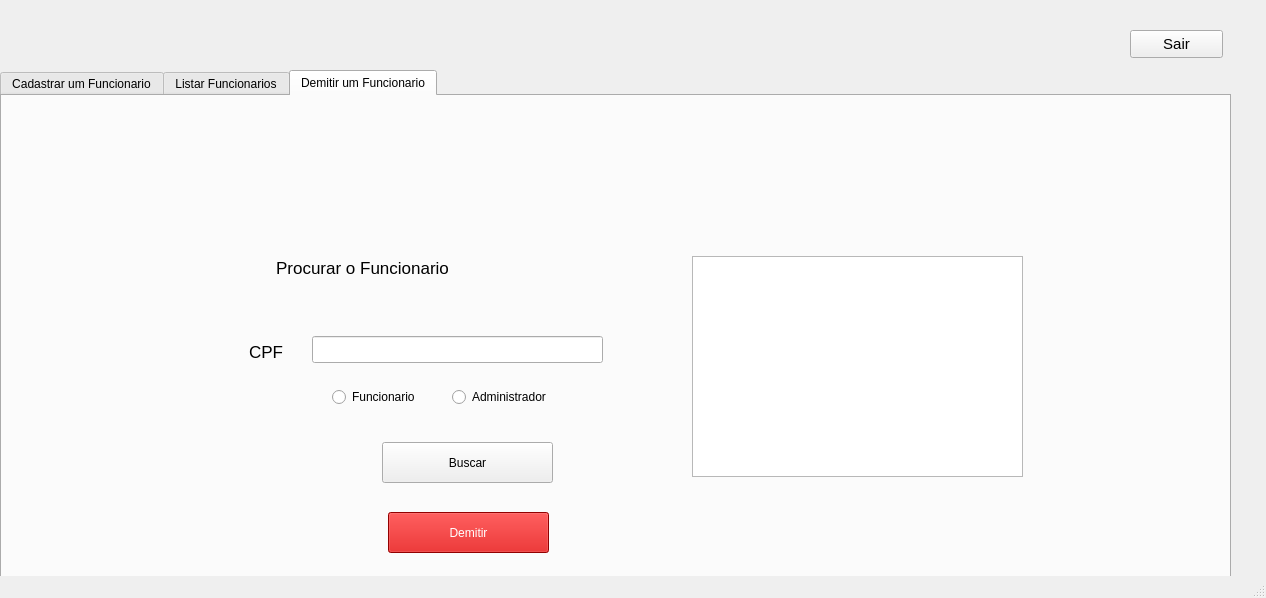
<?xml version="1.0" encoding="UTF-8"?>
<ui version="4.0">
 <class>TelaAdmin</class>
 <widget class="QMainWindow" name="TelaAdmin">
  <property name="geometry">
   <rect>
    <x>0</x>
    <y>0</y>
    <width>1266</width>
    <height>598</height>
   </rect>
  </property>
  <property name="windowTitle">
   <string>MainWindow</string>
  </property>
  <widget class="QWidget" name="centralwidget">
   <widget class="QTabWidget" name="tabWidget">
    <property name="geometry">
     <rect>
      <x>0</x>
      <y>70</y>
      <width>1231</width>
      <height>821</height>
     </rect>
    </property>
    <property name="cursor">
     <cursorShape>ArrowCursor</cursorShape>
    </property>
    <property name="focusPolicy">
     <enum>Qt::TabFocus</enum>
    </property>
    <property name="layoutDirection">
     <enum>Qt::LeftToRight</enum>
    </property>
    <property name="tabPosition">
     <enum>QTabWidget::North</enum>
    </property>
    <property name="currentIndex">
     <number>2</number>
    </property>
    <widget class="QWidget" name="tab">
     <attribute name="title">
      <string>Cadastrar um Funcionario</string>
     </attribute>
     <widget class="QWidget" name="verticalLayoutWidget">
      <property name="geometry">
       <rect>
        <x>140</x>
        <y>110</y>
        <width>225</width>
        <height>441</height>
       </rect>
      </property>
      <layout class="QVBoxLayout" name="verticalLayout">
       <item>
        <widget class="QLabel" name="label_2">
         <property name="font">
          <font>
           <pointsize>15</pointsize>
          </font>
         </property>
         <property name="text">
          <string>Nome</string>
         </property>
         <property name="alignment">
          <set>Qt::AlignRight|Qt::AlignTrailing|Qt::AlignVCenter</set>
         </property>
        </widget>
       </item>
       <item>
        <widget class="QLabel" name="label">
         <property name="font">
          <font>
           <pointsize>15</pointsize>
          </font>
         </property>
         <property name="text">
          <string>CPF</string>
         </property>
         <property name="alignment">
          <set>Qt::AlignRight|Qt::AlignTrailing|Qt::AlignVCenter</set>
         </property>
        </widget>
       </item>
       <item>
        <widget class="QLabel" name="label_4">
         <property name="font">
          <font>
           <pointsize>15</pointsize>
          </font>
         </property>
         <property name="text">
          <string>Sexo</string>
         </property>
         <property name="alignment">
          <set>Qt::AlignRight|Qt::AlignTrailing|Qt::AlignVCenter</set>
         </property>
        </widget>
       </item>
       <item>
        <widget class="QLabel" name="label_3">
         <property name="font">
          <font>
           <pointsize>15</pointsize>
          </font>
         </property>
         <property name="text">
          <string>Endereco</string>
         </property>
         <property name="alignment">
          <set>Qt::AlignRight|Qt::AlignTrailing|Qt::AlignVCenter</set>
         </property>
        </widget>
       </item>
       <item>
        <widget class="QLabel" name="label_5">
         <property name="font">
          <font>
           <pointsize>15</pointsize>
          </font>
         </property>
         <property name="text">
          <string>Email</string>
         </property>
         <property name="alignment">
          <set>Qt::AlignRight|Qt::AlignTrailing|Qt::AlignVCenter</set>
         </property>
        </widget>
       </item>
       <item>
        <widget class="QLabel" name="label_6">
         <property name="font">
          <font>
           <pointsize>15</pointsize>
          </font>
         </property>
         <property name="text">
          <string>Data de Nascimento</string>
         </property>
         <property name="alignment">
          <set>Qt::AlignRight|Qt::AlignTrailing|Qt::AlignVCenter</set>
         </property>
        </widget>
       </item>
       <item>
        <widget class="QLabel" name="label_7">
         <property name="font">
          <font>
           <pointsize>15</pointsize>
          </font>
         </property>
         <property name="text">
          <string>Usuário</string>
         </property>
         <property name="alignment">
          <set>Qt::AlignRight|Qt::AlignTrailing|Qt::AlignVCenter</set>
         </property>
        </widget>
       </item>
       <item>
        <widget class="QLabel" name="label_8">
         <property name="font">
          <font>
           <pointsize>15</pointsize>
          </font>
         </property>
         <property name="text">
          <string>Senha</string>
         </property>
         <property name="alignment">
          <set>Qt::AlignRight|Qt::AlignTrailing|Qt::AlignVCenter</set>
         </property>
        </widget>
       </item>
       <item>
        <widget class="QLabel" name="label_9">
         <property name="font">
          <font>
           <pointsize>15</pointsize>
          </font>
         </property>
         <property name="text">
          <string>Tipo de Funcionario</string>
         </property>
         <property name="alignment">
          <set>Qt::AlignRight|Qt::AlignTrailing|Qt::AlignVCenter</set>
         </property>
        </widget>
       </item>
      </layout>
     </widget>
     <widget class="QDateEdit" name="dateEdit">
      <property name="geometry">
       <rect>
        <x>350</x>
        <y>370</y>
        <width>110</width>
        <height>27</height>
       </rect>
      </property>
      <property name="displayFormat">
       <string>dd/MM/yyyy</string>
      </property>
     </widget>
     <widget class="QWidget" name="verticalLayoutWidget_2">
      <property name="geometry">
       <rect>
        <x>350</x>
        <y>110</y>
        <width>591</width>
        <height>91</height>
       </rect>
      </property>
      <layout class="QVBoxLayout" name="verticalLayout_2">
       <item>
        <widget class="QLineEdit" name="lineEdit"/>
       </item>
       <item>
        <widget class="QLineEdit" name="lineEdit_2"/>
       </item>
      </layout>
     </widget>
     <widget class="QWidget" name="horizontalLayoutWidget">
      <property name="geometry">
       <rect>
        <x>350</x>
        <y>220</y>
        <width>238</width>
        <height>31</height>
       </rect>
      </property>
      <layout class="QHBoxLayout" name="horizontalLayout">
       <item>
        <widget class="QRadioButton" name="radioButton">
         <property name="text">
          <string>Masculino</string>
         </property>
        </widget>
       </item>
       <item>
        <widget class="QRadioButton" name="radioButton_2">
         <property name="text">
          <string>Feminino</string>
         </property>
        </widget>
       </item>
      </layout>
     </widget>
     <widget class="QWidget" name="horizontalLayoutWidget_2">
      <property name="geometry">
       <rect>
        <x>350</x>
        <y>520</y>
        <width>243</width>
        <height>31</height>
       </rect>
      </property>
      <layout class="QHBoxLayout" name="horizontalLayout_2">
       <item>
        <widget class="QRadioButton" name="radioButton_3">
         <property name="text">
          <string>Funcionario</string>
         </property>
        </widget>
       </item>
       <item>
        <widget class="QRadioButton" name="radioButton_4">
         <property name="text">
          <string>Administrador</string>
         </property>
        </widget>
       </item>
      </layout>
     </widget>
     <widget class="QWidget" name="verticalLayoutWidget_3">
      <property name="geometry">
       <rect>
        <x>350</x>
        <y>260</y>
        <width>591</width>
        <height>91</height>
       </rect>
      </property>
      <layout class="QVBoxLayout" name="verticalLayout_3">
       <item>
        <widget class="QLineEdit" name="lineEdit_3"/>
       </item>
       <item>
        <widget class="QLineEdit" name="lineEdit_4"/>
       </item>
      </layout>
     </widget>
     <widget class="QWidget" name="verticalLayoutWidget_4">
      <property name="geometry">
       <rect>
        <x>350</x>
        <y>410</y>
        <width>591</width>
        <height>91</height>
       </rect>
      </property>
      <layout class="QVBoxLayout" name="verticalLayout_4">
       <item>
        <widget class="QLineEdit" name="lineEdit_5"/>
       </item>
       <item>
        <widget class="QLineEdit" name="lineEdit_6">
         <property name="echoMode">
          <enum>QLineEdit::Password</enum>
         </property>
        </widget>
       </item>
      </layout>
     </widget>
     <widget class="QPushButton" name="pushButton">
      <property name="geometry">
       <rect>
        <x>526</x>
        <y>586</y>
        <width>141</width>
        <height>61</height>
       </rect>
      </property>
      <property name="cursor">
       <cursorShape>PointingHandCursor</cursorShape>
      </property>
      <property name="text">
       <string>Cadastrar</string>
      </property>
     </widget>
    </widget>
    <widget class="QWidget" name="tab_2">
     <attribute name="title">
      <string>Listar Funcionarios</string>
     </attribute>
     <widget class="QTextBrowser" name="textBrowser">
      <property name="geometry">
       <rect>
        <x>40</x>
        <y>70</y>
        <width>571</width>
        <height>291</height>
       </rect>
      </property>
     </widget>
     <widget class="QTextBrowser" name="textBrowser_2">
      <property name="geometry">
       <rect>
        <x>640</x>
        <y>70</y>
        <width>571</width>
        <height>291</height>
       </rect>
      </property>
     </widget>
     <widget class="QLabel" name="label_10">
      <property name="geometry">
       <rect>
        <x>175</x>
        <y>30</y>
        <width>291</width>
        <height>31</height>
       </rect>
      </property>
      <property name="font">
       <font>
        <pointsize>15</pointsize>
       </font>
      </property>
      <property name="text">
       <string>Funcionarios</string>
      </property>
      <property name="alignment">
       <set>Qt::AlignCenter</set>
      </property>
     </widget>
     <widget class="QLabel" name="label_11">
      <property name="geometry">
       <rect>
        <x>780</x>
        <y>30</y>
        <width>291</width>
        <height>31</height>
       </rect>
      </property>
      <property name="font">
       <font>
        <pointsize>15</pointsize>
       </font>
      </property>
      <property name="text">
       <string>Administradores</string>
      </property>
      <property name="alignment">
       <set>Qt::AlignCenter</set>
      </property>
     </widget>
     <widget class="QPushButton" name="pushButton_2">
      <property name="geometry">
       <rect>
        <x>560</x>
        <y>390</y>
        <width>121</width>
        <height>61</height>
       </rect>
      </property>
      <property name="cursor">
       <cursorShape>PointingHandCursor</cursorShape>
      </property>
      <property name="text">
       <string>Listar</string>
      </property>
     </widget>
     <widget class="QLabel" name="label_12">
      <property name="geometry">
       <rect>
        <x>115</x>
        <y>506</y>
        <width>211</width>
        <height>31</height>
       </rect>
      </property>
      <property name="font">
       <font>
        <pointsize>13</pointsize>
       </font>
      </property>
      <property name="text">
       <string>Procurar um Funcionario</string>
      </property>
     </widget>
     <widget class="QLabel" name="label_13">
      <property name="geometry">
       <rect>
        <x>60</x>
        <y>590</y>
        <width>81</width>
        <height>31</height>
       </rect>
      </property>
      <property name="font">
       <font>
        <pointsize>13</pointsize>
       </font>
      </property>
      <property name="text">
       <string>CPF</string>
      </property>
      <property name="alignment">
       <set>Qt::AlignRight|Qt::AlignTrailing|Qt::AlignVCenter</set>
      </property>
     </widget>
     <widget class="QLineEdit" name="lineEdit_7">
      <property name="geometry">
       <rect>
        <x>170</x>
        <y>590</y>
        <width>291</width>
        <height>27</height>
       </rect>
      </property>
     </widget>
     <widget class="QRadioButton" name="radioButton_5">
      <property name="geometry">
       <rect>
        <x>190</x>
        <y>640</y>
        <width>115</width>
        <height>22</height>
       </rect>
      </property>
      <property name="text">
       <string>Funcionario</string>
      </property>
     </widget>
     <widget class="QRadioButton" name="radioButton_6">
      <property name="geometry">
       <rect>
        <x>310</x>
        <y>640</y>
        <width>131</width>
        <height>22</height>
       </rect>
      </property>
      <property name="text">
       <string>Administrador</string>
      </property>
     </widget>
     <widget class="QPushButton" name="pushButton_3">
      <property name="geometry">
       <rect>
        <x>240</x>
        <y>696</y>
        <width>121</width>
        <height>41</height>
       </rect>
      </property>
      <property name="cursor">
       <cursorShape>PointingHandCursor</cursorShape>
      </property>
      <property name="text">
       <string>Buscar</string>
      </property>
     </widget>
     <widget class="QTextBrowser" name="textBrowser_3">
      <property name="geometry">
       <rect>
        <x>550</x>
        <y>510</y>
        <width>331</width>
        <height>221</height>
       </rect>
      </property>
     </widget>
    </widget>
    <widget class="QWidget" name="tab_3">
     <attribute name="title">
      <string>Demitir um Funcionario</string>
     </attribute>
     <widget class="QRadioButton" name="radioButton_7">
      <property name="geometry">
       <rect>
        <x>450</x>
        <y>290</y>
        <width>131</width>
        <height>22</height>
       </rect>
      </property>
      <property name="text">
       <string>Administrador</string>
      </property>
     </widget>
     <widget class="QLineEdit" name="lineEdit_8">
      <property name="geometry">
       <rect>
        <x>310</x>
        <y>240</y>
        <width>291</width>
        <height>27</height>
       </rect>
      </property>
     </widget>
     <widget class="QTextBrowser" name="textBrowser_4">
      <property name="geometry">
       <rect>
        <x>690</x>
        <y>160</y>
        <width>331</width>
        <height>221</height>
       </rect>
      </property>
     </widget>
     <widget class="QPushButton" name="pushButton_4">
      <property name="geometry">
       <rect>
        <x>380</x>
        <y>346</y>
        <width>171</width>
        <height>41</height>
       </rect>
      </property>
      <property name="cursor">
       <cursorShape>PointingHandCursor</cursorShape>
      </property>
      <property name="text">
       <string>Buscar</string>
      </property>
     </widget>
     <widget class="QLabel" name="label_14">
      <property name="geometry">
       <rect>
        <x>200</x>
        <y>240</y>
        <width>81</width>
        <height>31</height>
       </rect>
      </property>
      <property name="font">
       <font>
        <pointsize>13</pointsize>
       </font>
      </property>
      <property name="text">
       <string>CPF</string>
      </property>
      <property name="alignment">
       <set>Qt::AlignRight|Qt::AlignTrailing|Qt::AlignVCenter</set>
      </property>
     </widget>
     <widget class="QRadioButton" name="radioButton_8">
      <property name="geometry">
       <rect>
        <x>330</x>
        <y>290</y>
        <width>115</width>
        <height>22</height>
       </rect>
      </property>
      <property name="text">
       <string>Funcionario</string>
      </property>
     </widget>
     <widget class="QLabel" name="label_15">
      <property name="geometry">
       <rect>
        <x>255</x>
        <y>156</y>
        <width>211</width>
        <height>31</height>
       </rect>
      </property>
      <property name="font">
       <font>
        <pointsize>13</pointsize>
       </font>
      </property>
      <property name="text">
       <string>Procurar o Funcionario</string>
      </property>
      <property name="alignment">
       <set>Qt::AlignCenter</set>
      </property>
     </widget>
     <widget class="QPushButton" name="pushButton_5">
      <property name="geometry">
       <rect>
        <x>386</x>
        <y>416</y>
        <width>161</width>
        <height>41</height>
       </rect>
      </property>
      <property name="cursor">
       <cursorShape>PointingHandCursor</cursorShape>
      </property>
      <property name="styleSheet">
       <string notr="true">color: rgb(255, 255, 255);
border-top-color: rgb(255, 0, 0);
background-color: rgb(204, 0, 0);</string>
      </property>
      <property name="text">
       <string>Demitir</string>
      </property>
      <property name="flat">
       <bool>false</bool>
      </property>
     </widget>
    </widget>
   </widget>
   <widget class="QPushButton" name="pushButton_6">
    <property name="geometry">
     <rect>
      <x>1130</x>
      <y>30</y>
      <width>93</width>
      <height>28</height>
     </rect>
    </property>
    <property name="font">
     <font>
      <pointsize>11</pointsize>
     </font>
    </property>
    <property name="cursor">
     <cursorShape>PointingHandCursor</cursorShape>
    </property>
    <property name="text">
     <string>Sair</string>
    </property>
   </widget>
  </widget>
  <widget class="QMenuBar" name="menubar">
   <property name="geometry">
    <rect>
     <x>0</x>
     <y>0</y>
     <width>1266</width>
     <height>26</height>
    </rect>
   </property>
  </widget>
  <widget class="QStatusBar" name="statusbar"/>
 </widget>
 <resources/>
 <connections/>
</ui>
